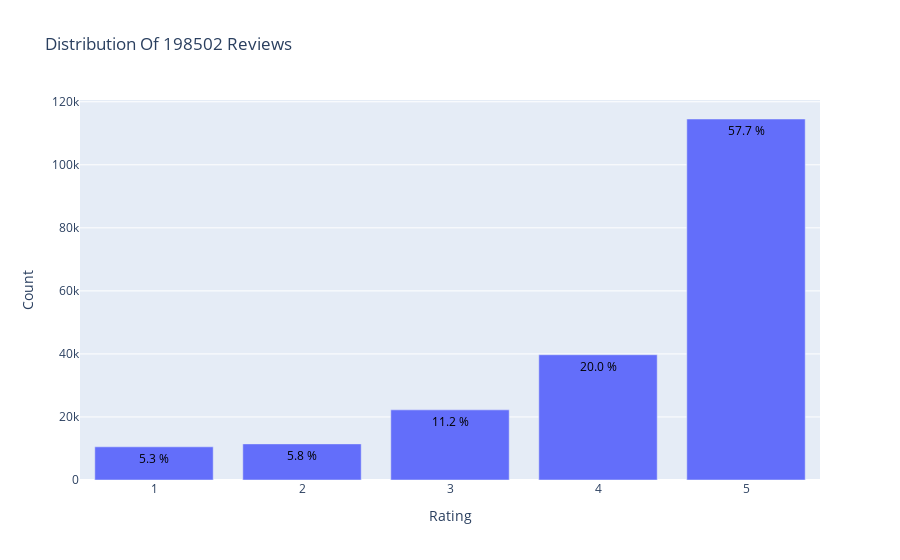

Write notebook code for a chart like this one.
### Code cell
from plotly.offline import init_notebook_mode, plot, iplot
import plotly.graph_objs as go
init_notebook_mode(connected=True)

data = df['overall'].value_counts().sort_index(ascending=False)
trace = go.Bar(x = data.index,
               text = ['{:.1f} %'.format(val) for val in (data.values / df.shape[0] * 100)],
               textposition = 'auto',
               textfont = dict(color = '#000000'),
               y = data.values,
               )
# Create layout
layout = dict(title = 'Distribution Of {} Reviews'.format(df.shape[0]),
              xaxis = dict(title = 'Rating'),
              yaxis = dict(title = 'Count'))
# Create plot
fig = go.Figure(data=[trace], layout=layout)
iplot(fig)

### Figure 1 — Plotly figure (JSON) as saved in the notebook; plotly's stock layout.template omitted (floating-point values rounded to 4 significant figures)
{"data": [{"text": ["57.7 %", "20.0 %", "11.2 %", "5.8 %", "5.3 %"], "textfont": {"color": "#000000"}, "textposition": "auto", "type": "bar", "x": [5, 4, 3, 2, 1], "y": [114531, 39741, 22248, 11456, 10526]}], "layout": {"title": {"text": "Distribution Of 198502 Reviews"}, "xaxis": {"title": {"text": "Rating"}}, "yaxis": {"title": {"text": "Count"}}}}
